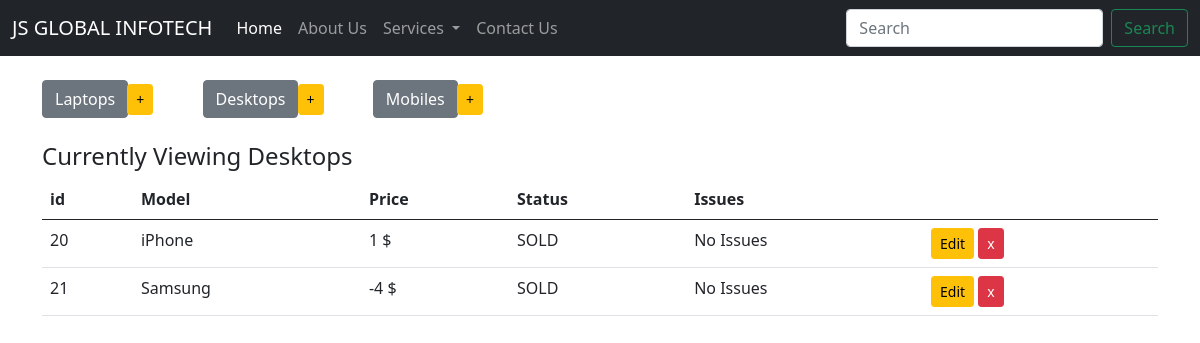
The app's page /services/hardwares/desktops with its own data.
### mysite_inventory/models.py (models this page shows, shortened)
class Device(models.Model):
    type = models.CharField(max_length=200, blank=False)
    price = models.IntegerField()
    choices = (
        ('AVAILABLE', 'Item ready to be purchased'),
        ('SOLD', 'Item already purchased'),
        ('RESTOCKING', 'Item restocking in few days')
    )
    status = models.CharField(max_length=10, choices=choices, default='SOLD')
    issues = models.CharField(max_length=50, default="No Issues")
    class Meta:
        abstract = True

class Desktop(Device):
    pass

### mysite_inventory/views.py (the view)
def display_desktops(request):
    items = Desktop.objects.all()
    context = {
        'items': items,
        'header': 'Desktops',
    }
    return render(request, 'inv/index.html', context)

### mysite_inventory/templates/inv/index.html (shortened to what this page needs)
{% extends 'base.html' %} {% block body %} {% load static %}
<link rel="stylesheet" type="text/css" href="{% static '/css/style.css' %}" />
<br />
<div class="container">
  <div class="add_buttons">
    <div class="button-group">
      <a
        href="{% url 'display_laptops' %}"
        class="btn btn-md btn-trim button"
        role="button"
      >
        Laptops</a
      >
      <a
        href="{% url 'add_laptop' %}"
        class="btn btn-warning btn-sm btn-pad"
        role="button"
      >
        +</a
      >
      <a
        href="{% url 'display_desktops' %}"
        class="btn btn-md btn-trim button"
        role="button"
      >
        Desktops</a
      >
      <a
        href="{% url 'add_desktop' %}"
        class="btn btn-warning btn-sm btn-pad"
        role="button"
      >
        +</a
      >
      <a
        href="{% url 'display_mobiles' %}"
        class="btn btn-md btn-trim button"
        role="button"
      >
        Mobiles</a
      >
      <a
        href="{% url 'add_mobile' %}"
        class="btn btn-warning btn-sm btn-pad"
        role="button"
      >
        +</a
      >
    </div>
  </div>
  <div>
    <br />
    <h4>Currently Viewing {{ header }}</h4>
  </div>
  <table class="table table-hover">
    <thead>
      <tr>
        <th>id</th>
        <th>Model</th>
        <th>Price</th>
        <th>Status</th>
        <th>Issues</th>
        <th></th>
      </tr>
    </thead>
    <tbody>
      {% for item in items %}
      <tr>
        <td>{{ item.pk }}</td>
        <td>{{ item.type }}</td>
        <td>{{ item.price }} $</td>
        <td>{{ item.status }}</td>
        <td>{{ item.issues }}</td>
        {% if header|lower == "laptops" %}
        <td>
          <a
            href="{% url 'edit_laptop' item.pk %}"
            class="btn btn-warning btn-sm"
            role="button"
            aria-pressed="true"
          >
            Edit</a
          >
          <a
            href="{% url 'delete_laptop' item.pk%}"
            class="btn btn-danger btn-sm"
            role="button"
            aria-pressed="true"
          >
            x</a
          >
        </td>
        {% elif header|lower == "desktops" %}
        <td>
          <a
            href="{% url 'edit_desktop' item.pk %}"
            class="btn btn-warning btn-sm"
            role="button"
            aria-pressed="true"
          >
            Edit</a
          >
          <a
            href="{% url 'delete_desktop' item.pk%}"
            class="btn btn-danger btn-sm"
            role="button"
            aria-pressed="true"
          >
            x</a
          >
        </td>
        {% endif %}
      </tr>
      {%empty%}
      <tr>
        <td>No data available for {{header|lower}}</td>
      </tr>
      {% endfor %}
    </tbody>
  </table>
</div>
{% endblock %}

### static/css/style.css (style rules this page uses)
.btn-pad { margin-right: 45px; }
.btn-trim { margin-right: -5px }

### records on screen
Desktop: pk "20", type "iPhone", price "1", status "SOLD", issues "No Issues"
Desktop: pk "21", type "Samsung", price "-4", status "SOLD", issues "No Issues"

### other values on screen
{{ header }} "Desktops"
